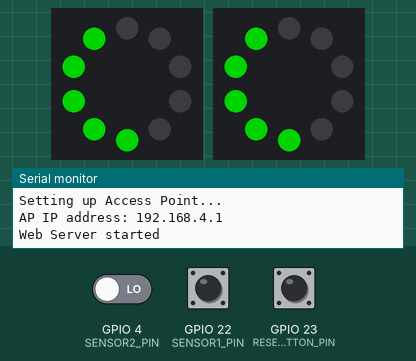
A program run on a simulated ESP32. Shown: 2 × 10 RGB LEDs in a ring, first at the top, clockwise, the last lines printed to the serial monitor. The inputs (shaded band) are chosen by the test bench; at power-on: GPIO 4 (SENSOR2_PIN) LOW, GPIO 22 (SENSOR1_PIN) LOW, GPIO 23 (RESET_BUTTON_PIN) HIGH. Dim RGB values are drawn brighter than linear; random numbers use the default seed unless the program sets one.

Above: at 2.0 s.
2.3 s: GPIO 4 (SENSOR2_PIN) driven HIGH
At 2.9 s:
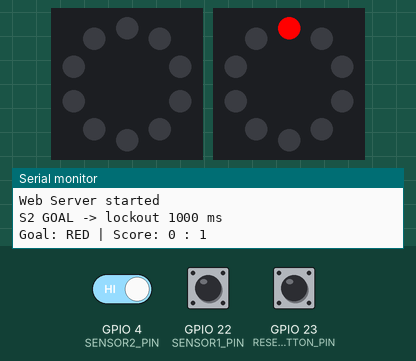
4.0 s: GPIO 22 (SENSOR1_PIN) driven HIGH
At 5.4 s:
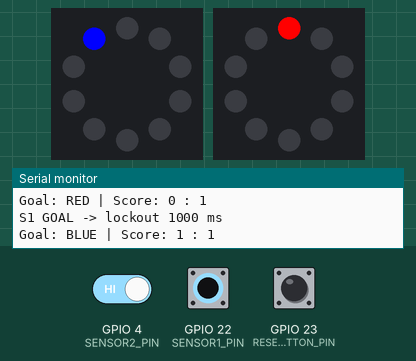
5.7 s: GPIO 23 (RESET_BUTTON_PIN) pulled LOW for 0.15 s
At 5.85 s:
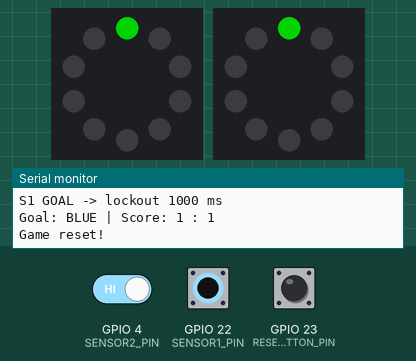
6.4 s: GPIO 22 (SENSOR1_PIN) pulsed LOW 5 times (0.12 s each, 0.3 s apart)
At 9.0 s:
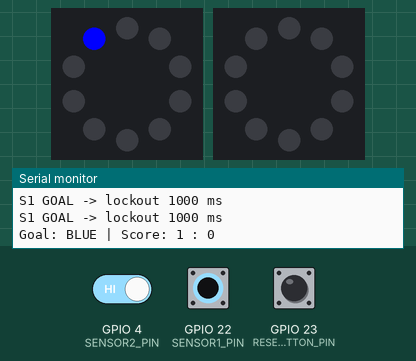
9.4 s: GPIO 23 (RESET_BUTTON_PIN) pulled LOW for 1 s
At 10.8 s:
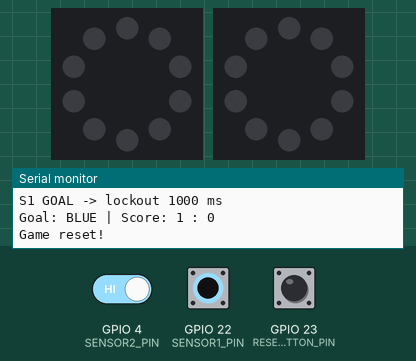
11.9 s: GPIO 23 (RESET_BUTTON_PIN) pulsed LOW 5 times (0.12 s each, 0.3 s apart)
At 13.98 s:
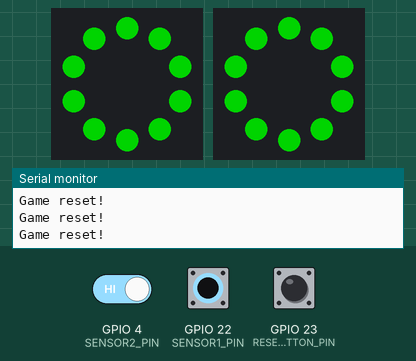
Timing chart, 0 to 15.5 s (numbered marks = the images above; inputs shaded):
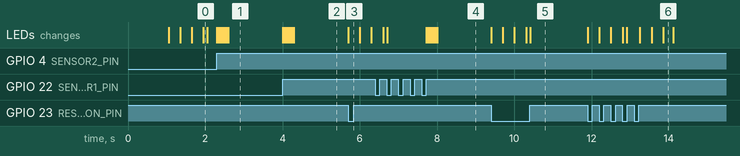

Measured:
- after the input at 2.3 s, the LEDs: first change at once (image 1 shows a later state)
- after the input at 4.0 s, the LEDs: first change at once (image 2 shows a later state)
- after the input at 5.7 s, the LEDs: change at once (image 3)
- after the input at 9.4 s, the LEDs: first change at once (image 5 shows a later state)
- after the input at 11.9 s, the LEDs: first change at once (image 6 shows a later state)

The program:

main.cpp
```cpp
#include <Arduino.h>
#include <esp_system.h>

#include "config.h"
#include "game_state.h"
#include "leds.h"
#include "sensors.h"
#include "stepper.h"
#include "webserver.h"

namespace
{
// The ball return is moved in two steps one second apart.  Doing that with
// delay() blocked loop() (and therefore ledsTick(), the reset button and the
// web sockets) for a full second, so it is a small state machine instead.
enum class BallReturnState : uint8_t
{
  Idle,
  Holding
};

BallReturnState ballReturnState = BallReturnState::Idle;
uint32_t ballReturnCloseAtMs = 0;

bool resetButtonWasLow = false;
uint32_t resetButtonLastChangeMs = 0;

const char *resetReasonText(esp_reset_reason_t reason)
{
  switch (reason)
  {
  case ESP_RST_POWERON:
    return "power-on";
  case ESP_RST_EXT:
    return "external pin";
  case ESP_RST_SW:
    return "software";
  case ESP_RST_PANIC:
    return "panic / crash";
  case ESP_RST_INT_WDT:
    return "interrupt watchdog";
  case ESP_RST_TASK_WDT:
    return "task watchdog";
  case ESP_RST_WDT:
    return "other watchdog";
  case ESP_RST_DEEPSLEEP:
    return "deep sleep wakeup";
  case ESP_RST_BROWNOUT:
    return "BROWNOUT - check the 5 V supply";
  case ESP_RST_SDIO:
    return "SDIO";
  default:
    return "unknown";
  }
}

// True once per physical button press (debounced falling edge).  Without the
// edge detection a held button would restart the reset sequence over and over.
bool resetButtonPressed()
{
  const bool isLow = (digitalRead(RESET_BUTTON_PIN) == LOW);
  const uint32_t now = millis();

  if (isLow == resetButtonWasLow || (now - resetButtonLastChangeMs) < RESET_BUTTON_DEBOUNCE_MS)
  {
    return false;
  }

  resetButtonWasLow = isLow;
  resetButtonLastChangeMs = now;
  return isLow;
}

void startReset()
{
  // Open the ball return.
  openBallReturn();

  clearPendingGoals();
  resetScores();
  notifyClients();
  playStartupAnimation(); // non-blocking, drawn by ledsTick()
  clearResetRequest();
  Serial.println("Game reset!");

  ballReturnState = BallReturnState::Holding;
  ballReturnCloseAtMs = millis() + BALL_RETURN_HOLD_MS;
}

// Close the ball return once it has been open for BALL_RETURN_HOLD_MS.
void serviceBallReturn()
{
  if (ballReturnState != BallReturnState::Holding)
  {
    return;
  }

  if ((int32_t)(millis() - ballReturnCloseAtMs) < 0)
  {
    return;
  }

  // Drop goals that were detected while the ball was rolling back.
  clearPendingGoals();
  closeBallReturn();
  ballReturnState = BallReturnState::Idle;
}
} // namespace

void setup()
{
  delay(1000);
  Serial.begin(9600);
  Serial.printf("\nBoot: reset reason = %s\n",
                resetReasonText(esp_reset_reason()));

  setupStepper();
  setupWebServer();

  setupLeds();
  pinMode(RESET_BUTTON_PIN, INPUT_PULLUP);
  resetButtonWasLow = (digitalRead(RESET_BUTTON_PIN) == LOW);
  setupSensors();

  playStartupAnimation();
}

void loop()
{
  cleanupWebSockets();

  // Draw whatever animation or score update is due.  Never blocking.
  ledsTick();

  // Ignore goals while the ball return is open: the ball is rolling back and
  // must not score.
  const bool scoreGoals = (ballReturnState == BallReturnState::Idle);

  if (scoreGoals && consumeGoal(TEAM_BLUE))
  {
    addGoal(TEAM_BLUE);
    Serial.print("Goal: BLUE | Score: ");
    Serial.print(getScore(TEAM_BLUE));
    Serial.print(" : ");
    Serial.println(getScore(TEAM_RED));
    notifyClients();
    playCelebration(TEAM_BLUE);
  }

  if (scoreGoals && consumeGoal(TEAM_RED))
  {
    addGoal(TEAM_RED);
    Serial.print("Goal: RED | Score: ");
    Serial.print(getScore(TEAM_BLUE));
    Serial.print(" : ");
    Serial.println(getScore(TEAM_RED));
    notifyClients();
    playCelebration(TEAM_RED);
  }

  const bool resetPressed = resetButtonPressed();

  if (ballReturnState == BallReturnState::Idle &&
      (resetPressed || isResetRequested()))
  {
    startReset();
  }

  serviceBallReturn();
}
```

game_state.cpp
```cpp
#include "game_state.h"

#include <atomic>

namespace
{
std::atomic<uint8_t> scores[2] = {{0}, {0}};
std::atomic<bool> goalPending[2] = {{false}, {false}};
std::atomic<bool> resetPending{false};

std::atomic<uint8_t> &scoreRef(Team team)
{
  return scores[static_cast<uint8_t>(team)];
}

std::atomic<bool> &goalRef(Team team)
{
  return goalPending[static_cast<uint8_t>(team)];
}
} // namespace

uint8_t getScore(Team team)
{
  return scoreRef(team).load();
}

void addGoal(Team team)
{
  scoreRef(team).fetch_add(1);
}

void removeGoal(Team team)
{
  std::atomic<uint8_t> &score = scoreRef(team);

  uint8_t current = score.load();
  while (current > 0 && !score.compare_exchange_weak(current, current - 1))
  {
    // current was reloaded by compare_exchange_weak, retry.
  }
}

void resetScores()
{
  for (auto &score : scores)
    score.store(0);
}

void reportGoal(Team team)
{
  goalRef(team).store(true);
}

bool consumeGoal(Team team)
{
  return goalRef(team).exchange(false);
}

void clearPendingGoals()
{
  for (auto &goal : goalPending)
    goal.store(false);
}

void requestReset()
{
  resetPending.store(true);
}

bool isResetRequested()
{
  return resetPending.load();
}

void clearResetRequest()
{
  resetPending.store(false);
}
```

game_state.h
```cpp
#pragma once

#include <stdint.h>

// The two sides of the table.  The numeric value doubles as the sensor index.
enum Team : uint8_t
{
  TEAM_BLUE = 0,
  TEAM_RED = 1
};

// ─────────────────────────────────────────────
// Score
// ─────────────────────────────────────────────
uint8_t getScore(Team team);
void addGoal(Team team);
void removeGoal(Team team); // never goes below zero
void resetScores();

// ─────────────────────────────────────────────
// Events between tasks
// ─────────────────────────────────────────────

// Goal detected by the IR sensor task, consumed once by loop().
void reportGoal(Team team);
bool consumeGoal(Team team);
void clearPendingGoals();

// Reset requested by the web UI or the reset button.
void requestReset();
bool isResetRequested();
void clearResetRequest();
```

leds.cpp
```cpp
#include "leds.h"

#include <Arduino.h>
#include <FastLED.h>
#include <freertos/FreeRTOS.h>
#include <freertos/semphr.h>

#include <atomic>

#include "config.h"

namespace
{
CRGB goals1[NUM_LEDS] = {};
CRGB goals2[NUM_LEDS] = {};

// Serialises FastLED.show().  Only loop() renders now, but the mutex stays the
// single gate in front of FastLED so a call from another task would still be
// safe.
SemaphoreHandle_t timingMutex = nullptr;

// ─────────────────────────────────────────────
// Animations are state machines driven by ledsTick() from loop().  loop() must
// never block for hundreds of milliseconds: that froze the firmware with the
// LEDs stuck in their last frame and ended in a watchdog/panic reboot.
// ─────────────────────────────────────────────
enum class Animation : uint8_t
{
  None,
  Celebration,
  Startup
};

Animation animation = Animation::None;
Team animationTeam = TEAM_BLUE;
uint8_t animationFrame = 0;
uint32_t animationNextFrameMs = 0;

// Set by the web server task when the score changed; loop() redraws it.
std::atomic<bool> scoreDirty{false};

constexpr uint8_t CELEBRATION_FRAMES = 8;
constexpr uint8_t STARTUP_SWEEPS = 2;
constexpr uint8_t STARTUP_FRAMES_PER_SWEEP = 2 * NUM_LEDS;

CRGB *stripFor(Team team) { return (team == TEAM_BLUE) ? goals1 : goals2; }

CRGB teamColor(Team team) { return (team == TEAM_BLUE) ? CRGB::Blue : CRGB::Red; }

void showLeds()
{
  if (timingMutex == nullptr)
  {
    return;
  }

  // Bounded wait.  With portMAX_DELAY a mutex that was ever left locked would
  // hang the caller forever (the LEDs keep their last frame and the 5 s task
  // watchdog reboots the board).  Dropping a single frame is harmless instead.
  if (xSemaphoreTake(timingMutex, pdMS_TO_TICKS(LED_MUTEX_TIMEOUT_MS)) != pdTRUE)
  {
    Serial.println("WARN: LED mutex timeout, frame dropped");
    return;
  }

  FastLED.show();
  xSemaphoreGive(timingMutex);
}

void drawScore()
{
  const uint8_t score1 = getScore(TEAM_BLUE);
  const uint8_t score2 = getScore(TEAM_RED);

  for (uint8_t i = 0; i < NUM_LEDS; i++)
  {
    goals1[NUM_LEDS - 1 - i] = (score1 > i) ? CRGB::Blue : CRGB::Black;
    goals2[i] = (score2 > i) ? CRGB::Red : CRGB::Black;
  }
}

// Leave the animation state behind and always end on the current score, so the
// strips can never stay stuck in a transient frame.
void finishAnimation()
{
  animation = Animation::None;
  scoreDirty.store(false); // the score is redrawn right below
  drawScore();
  showLeds();
}
} // namespace

void setupLeds()
{
  FastLED.addLeds<WS2812B, LED_PIN_TEAM1, GRB>(goals1, NUM_LEDS);
  FastLED.addLeds<WS2812B, LED_PIN_TEAM2, GRB>(goals2, NUM_LEDS);
  // Full white on ten LEDs alone is ~600 mA, three times the load of the blue
  // or red score display.  Together with the Wi-Fi TX peaks that browns out a
  // weak 5 V supply, which is why the strip must stay inside this budget.
  FastLED.setMaxPowerInVoltsAndMilliamps(5, 500);

  timingMutex = xSemaphoreCreateMutex();
  showLeds();
}

void updateLedScores()
{
  drawScore();
  showLeds();
}

void requestLedUpdate() { scoreDirty.store(true); }

void playCelebration(Team team)
{
  animation = Animation::Celebration;
  animationTeam = team;
  animationFrame = 0;
  animationNextFrameMs = millis(); // first frame on the next ledsTick()
}

void playStartupAnimation()
{
  animation = Animation::Startup;
  animationFrame = 0;
  animationNextFrameMs = millis();
}

void ledsTick()
{
  if (animation == Animation::None)
  {
    if (scoreDirty.exchange(false))
    {
      updateLedScores();
    }
    return;
  }

  if ((int32_t)(millis() - animationNextFrameMs) < 0)
  {
    return; // this frame is not due yet
  }

  bool finished = false;

  if (animation == Animation::Celebration)
  {
    // Strobe in the colour of the scoring team.  No white: it would triple the
    // current of the strip for no visual gain.
    const CRGB color = (animationFrame % 2 == 0) ? teamColor(animationTeam) : CRGB::Black;
    CRGB *strip = stripFor(animationTeam);

    for (uint8_t i = 0; i < NUM_LEDS; i++)
    {
      strip[i] = color;
    }

    finished = (++animationFrame >= CELEBRATION_FRAMES);
  }
  else
  {
    // Two sweeps: fill the bars from LED 0 upwards, then clear them again.
    const uint8_t step = animationFrame % STARTUP_FRAMES_PER_SWEEP;
    const bool filling = step < NUM_LEDS;

    for (uint8_t i = 0; i < NUM_LEDS; i++)
    {
      const bool lit = filling ? (i <= step) : (i > (step - NUM_LEDS));
      goals1[i] = lit ? CRGB::Green : CRGB::Black;
      goals2[i] = lit ? CRGB::Green : CRGB::Black;
    }

    finished = (++animationFrame >= STARTUP_SWEEPS * STARTUP_FRAMES_PER_SWEEP);
  }

  showLeds();

  if (finished)
  {
    finishAnimation();
    return;
  }

  animationNextFrameMs =
      millis() + ((animation == Animation::Celebration) ? CELEBRATE_FRAME_MS : STARTUP_FRAME_MS);
}
```

leds.h
```cpp
#pragma once

#include "game_state.h"

// Initialise the two LED strips.  Must be called before the animations below.
void setupLeds();

// Draw the current score on both strips once (blocking, single frame).
void updateLedScores();

// Ask loop() to redraw the score.  Safe to call from any task, e.g. from the
// web server, because only loop() ever talks to FastLED.
void requestLedUpdate();

// Advance the running animation.  Must be called once per loop() iteration.
void ledsTick();

// Start the celebration animation for the scoring team.  Returns immediately;
// the frames are drawn by ledsTick().
void playCelebration(Team team);

// Start the green sweep shown at startup and after a reset.  Returns
// immediately; the frames are drawn by ledsTick().
void playStartupAnimation();
```

sensors.cpp
```cpp
#include "sensors.h"

#include <Arduino.h>
#include <driver/gpio.h>
#include <freertos/FreeRTOS.h>
#include <freertos/queue.h>
#include <freertos/task.h>

#include "config.h"
#include "game_state.h"

namespace
{
// ─────────────────────────────────────────────
// Sensor event queue
// ─────────────────────────────────────────────
struct BeamEvent
{
  uint8_t goal; // 0 = blue, 1 = red
  bool blocked;
};

QueueHandle_t sensorQueue = nullptr;

IRAM_ATTR void pushBeamEvent(uint8_t goal, uint8_t pin)
{
  BeamEvent ev;
  ev.goal = goal;
  ev.blocked = (gpio_get_level((gpio_num_t)pin) != 0); // 74HC14 inverts

  BaseType_t woken = pdFALSE;
  xQueueSendFromISR(sensorQueue, &ev, &woken);
  (void)woken;
  // The queue wakes sensorTask; an explicit portYIELD_FROM_ISR() is not
  // required here, the task runs on the next scheduler slot (<= 1 ms).
}

void IRAM_ATTR isrGoal1() { pushBeamEvent(0, SENSOR1_PIN); }
void IRAM_ATTR isrGoal2() { pushBeamEvent(1, SENSOR2_PIN); }

// Enable/disable the edge interrupts of BOTH beams.  While disabled no ISR can
// run and therefore no event can enter the queue.
void setBeamInterrupts(bool enable)
{
  if (enable)
  {
    gpio_intr_enable((gpio_num_t)SENSOR1_PIN);
    gpio_intr_enable((gpio_num_t)SENSOR2_PIN);
  }
  else
  {
    gpio_intr_disable((gpio_num_t)SENSOR1_PIN);
    gpio_intr_disable((gpio_num_t)SENSOR2_PIN);
  }
}

// Re-read the beam levels after the lockout, because edges that happened while
// the interrupts were disabled were never delivered.
void resyncBeams(bool blocked[2])
{
  const uint8_t pins[2] = {SENSOR1_PIN, SENSOR2_PIN};

  for (uint8_t g = 0; g < 2; g++)
  {
    // 74HC14 inverts: HIGH means the beam is blocked.
    blocked[g] = (gpio_get_level((gpio_num_t)pins[g]) != 0);
  }
}

void sensorTask(void *)
{
  BeamEvent ev;
  bool blocked[2] = {false, false};

  for (;;)
  {
    if (xQueueReceive(sensorQueue, &ev, portMAX_DELAY) != pdTRUE)
    {
      continue;
    }

    const uint8_t g = ev.goal;

    if (!ev.blocked)
    {
      // Trailing edge, the ball left the beam.  Nothing to score.
      blocked[g] = false;
      continue;
    }

    if (blocked[g])
    {
      // Duplicate of a beam that was already blocked when the lockout ended.
      continue;
    }

    blocked[g] = true;

    // Any beam interruption counts as a goal.
    reportGoal((Team)g);

    if (DEBUG_SENSORS)
    {
      Serial.printf("S%u GOAL -> lockout %u ms\n", g + 1,
                    static_cast<unsigned>(SENSOR_LOCKOUT_MS));
    }

    // Lock out BOTH sensors for one second.  The other side cannot fire while
    // the ball is still rolling through, and the same ball cannot be counted
    // twice.
    setBeamInterrupts(false);
    vTaskDelay(pdMS_TO_TICKS(SENSOR_LOCKOUT_MS));
    // Drop anything an in-flight ISR may have queued before the lockout.
    xQueueReset(sensorQueue);
    resyncBeams(blocked);
    setBeamInterrupts(true);
  }
}
} // namespace

void setupSensors()
{
  sensorQueue = xQueueCreate(32, sizeof(BeamEvent));
  configASSERT(sensorQueue != nullptr);

  // The 74HC14 output is push-pull; no internal pull-up is needed.
  pinMode(SENSOR1_PIN, INPUT);
  pinMode(SENSOR2_PIN, INPUT);

  attachInterrupt(digitalPinToInterrupt(SENSOR1_PIN), isrGoal1, CHANGE);
  attachInterrupt(digitalPinToInterrupt(SENSOR2_PIN), isrGoal2, CHANGE);

  xTaskCreatePinnedToCore(
      sensorTask, // Function
      "Sensors",  // Name
      4096,       // Stack size in words
      NULL,       // Parameter
      6,          // Priority
      NULL,       // Handle
      1           // Core 1
  );
}
```

sensors.h
```cpp
#pragma once

// Set up the IR light barriers and start the FreeRTOS sensor task.
void setupSensors();
```

site.h
```cpp
#pragma once

#include <stddef.h>

// Dashboard page embedded from site.cpp.
// Generated by dashboard/build_site.py - do not edit by hand.
extern const char index_html[];
extern const size_t index_html_len;
```

stepper.h
```cpp
#pragma once

// Initialise the stepper motor that opens the ball return.
void setupStepper();

// Open the ball return (release the ball).
void openBallReturn();

// Close the ball return again.
void closeBallReturn();
```

webserver.h
```cpp
#pragma once

// Start the Wi-Fi access point, the HTTP server and the WebSocket handler.
void setupWebServer();

// Broadcast the current score to all connected dashboards.
void notifyClients();

// Free memory of disconnected WebSocket clients; call regularly from loop().
void cleanupWebSockets();
```

Source omitted: site.cpp (118967 bytes), webserver.cpp (2934 bytes), config.h (2487 bytes)
